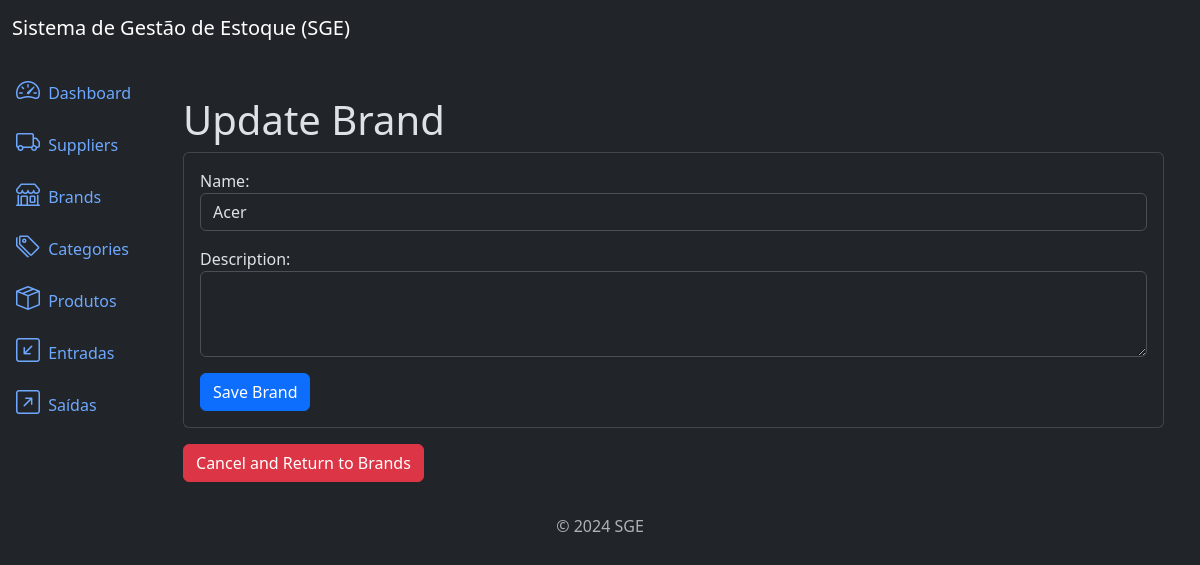
Page /brands/10/update/ on the earlier database version.
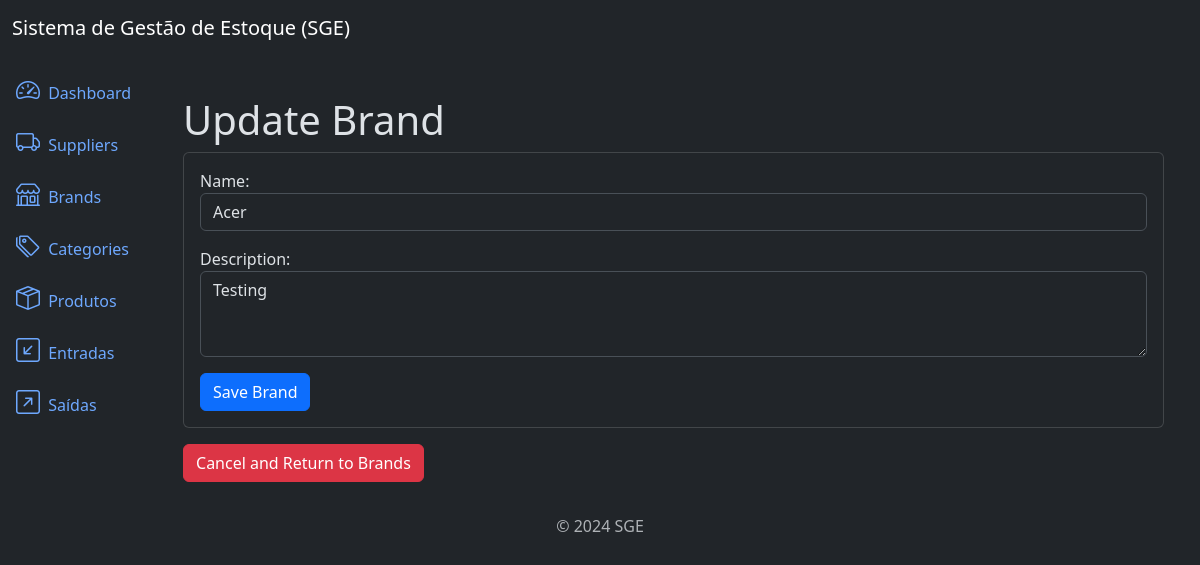
Same page on the later database version.
### brands/models.py (models this page shows, shortened)
class Brand(models.Model):
    name = models.CharField(max_length=500)
    description = models.TextField(null=True, blank=True)
    created_at = models.DateTimeField(auto_now_add=True)
    updated_at = models.DateTimeField(auto_now=True)
    class Meta:
        ordering = ['name']

### brands/views.py (the view)
# urls.py: path('brands/<int:pk>/update/', views.BrandUpdateView.as_view(), name='brand_update'),
class BrandUpdateView(UpdateView):
    model = models.Brand
    template_name = 'brand_update.html'
    form_class = forms.BrandForm
    success_url = reverse_lazy('brand_list')

### brands/forms.py
class BrandForm(forms.ModelForm):
    class Meta:
        model = models.Brand
        fields = ['name', 'description']
        widgets = {
            'name': forms.TextInput(attrs={'class': 'form-control'}),
            'description': forms.Textarea(attrs={'class': 'form-control', 'rows': 3})
        }

### brands/templates/brand_update.html (shortened to what this page needs)
{% extends 'base.html' %}
{% block content %}
    <div class="container mt-4">
        <h3 class="display-6">Update Brand</h3>
        <div class="card">
            <div class="card-body">
                <form method="post" class="form">
                    {{ form.as_p }}
                    <button type="submit" class="btn btn-primary">Save Brand</button>
                </form>
            </div>
        </div>
        <a href="{% url 'brand_list' %}" class="btn btn-danger mt-3">Cancel and Return to Brands</a>
    </div>
{% endblock %}

Differences in the rows shown:
changed Brand "Acer": description (not shown) → "Testing"
